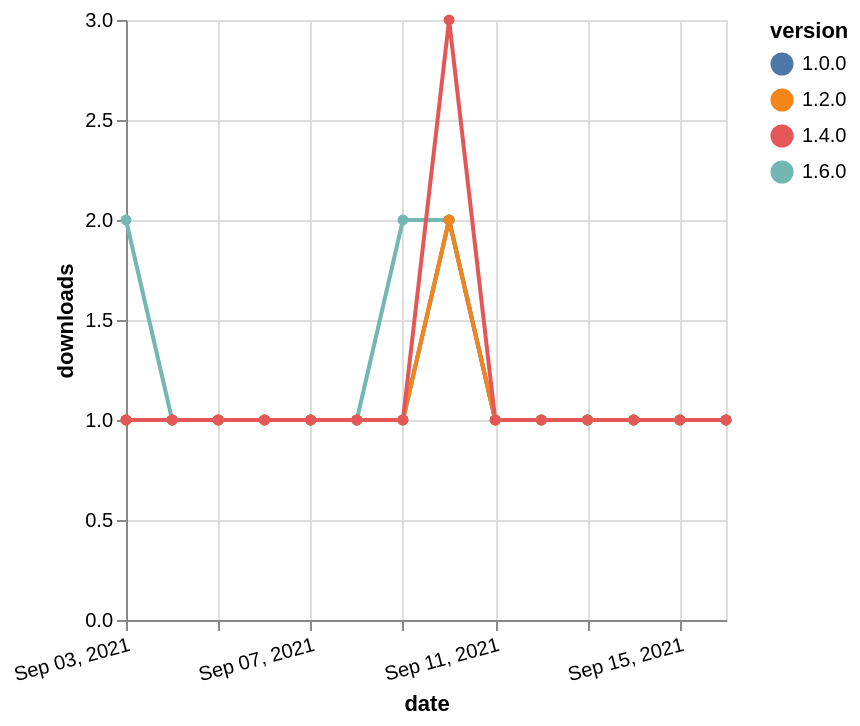

Source (Vega-Lite JSON):
### Vega-Lite specification from a JSON file in a GitHub repository (floating-point values rounded to 4 significant figures)
{"$schema": "https://vega.github.io/schema/vega-lite/v5.json", "description": "A simple bar chart with embedded data.", "data": {"values": [{"date": "2021-09-03", "total": 124, "delta": 2, "version": "1.6.0"}, {"date": "2021-09-04", "total": 125, "delta": 1, "version": "1.6.0"}, {"date": "2021-09-05", "total": 126, "delta": 1, "version": "1.6.0"}, {"date": "2021-09-06", "total": 127, "delta": 1, "version": "1.6.0"}, {"date": "2021-09-07", "total": 128, "delta": 1, "version": "1.6.0"}, {"date": "2021-09-08", "total": 129, "delta": 1, "version": "1.6.0"}, {"date": "2021-09-09", "total": 131, "delta": 2, "version": "1.6.0"}, {"date": "2021-09-10", "total": 133, "delta": 2, "version": "1.6.0"}, {"date": "2021-09-11", "total": 134, "delta": 1, "version": "1.6.0"}, {"date": "2021-09-12", "total": 135, "delta": 1, "version": "1.6.0"}, {"date": "2021-09-13", "total": 136, "delta": 1, "version": "1.6.0"}, {"date": "2021-09-14", "total": 137, "delta": 1, "version": "1.6.0"}, {"date": "2021-09-15", "total": 138, "delta": 1, "version": "1.6.0"}, {"date": "2021-09-16", "total": 139, "delta": 1, "version": "1.6.0"}, {"date": "2021-09-03", "total": 184, "delta": 1, "version": "1.0.0"}, {"date": "2021-09-04", "total": 185, "delta": 1, "version": "1.0.0"}, {"date": "2021-09-05", "total": 186, "delta": 1, "version": "1.0.0"}, {"date": "2021-09-06", "total": 187, "delta": 1, "version": "1.0.0"}, {"date": "2021-09-07", "total": 188, "delta": 1, "version": "1.0.0"}, {"date": "2021-09-08", "total": 189, "delta": 1, "version": "1.0.0"}, {"date": "2021-09-09", "total": 190, "delta": 1, "version": "1.0.0"}, {"date": "2021-09-10", "total": 192, "delta": 2, "version": "1.0.0"}, {"date": "2021-09-11", "total": 193, "delta": 1, "version": "1.0.0"}, {"date": "2021-09-12", "total": 194, "delta": 1, "version": "1.0.0"}, {"date": "2021-09-13", "total": 195, "delta": 1, "version": "1.0.0"}, {"date": "2021-09-14", "total": 196, "delta": 1, "version": "1.0.0"}, {"date": "2021-09-15", "total": 197, "delta": 1, "version": "1.0.0"}, {"date": "2021-09-16", "total": 198, "delta": 1, "version": "1.0.0"}, {"date": "2021-09-03", "total": 169, "delta": 1, "version": "1.2.0"}, {"date": "2021-09-04", "total": 170, "delta": 1, "version": "1.2.0"}, {"date": "2021-09-05", "total": 171, "delta": 1, "version": "1.2.0"}, {"date": "2021-09-06", "total": 172, "delta": 1, "version": "1.2.0"}, {"date": "2021-09-07", "total": 173, "delta": 1, "version": "1.2.0"}, {"date": "2021-09-08", "total": 174, "delta": 1, "version": "1.2.0"}, {"date": "2021-09-09", "total": 175, "delta": 1, "version": "1.2.0"}, {"date": "2021-09-10", "total": 177, "delta": 2, "version": "1.2.0"}, {"date": "2021-09-11", "total": 178, "delta": 1, "version": "1.2.0"}, {"date": "2021-09-12", "total": 179, "delta": 1, "version": "1.2.0"}, {"date": "2021-09-13", "total": 180, "delta": 1, "version": "1.2.0"}, {"date": "2021-09-14", "total": 181, "delta": 1, "version": "1.2.0"}, {"date": "2021-09-15", "total": 182, "delta": 1, "version": "1.2.0"}, {"date": "2021-09-16", "total": 183, "delta": 1, "version": "1.2.0"}, {"date": "2021-09-03", "total": 190, "delta": 1, "version": "1.4.0"}, {"date": "2021-09-04", "total": 191, "delta": 1, "version": "1.4.0"}, {"date": "2021-09-05", "total": 192, "delta": 1, "version": "1.4.0"}, {"date": "2021-09-06", "total": 193, "delta": 1, "version": "1.4.0"}, {"date": "2021-09-07", "total": 194, "delta": 1, "version": "1.4.0"}, {"date": "2021-09-08", "total": 195, "delta": 1, "version": "1.4.0"}, {"date": "2021-09-09", "total": 196, "delta": 1, "version": "1.4.0"}, {"date": "2021-09-10", "total": 199, "delta": 3, "version": "1.4.0"}, {"date": "2021-09-11", "total": 200, "delta": 1, "version": "1.4.0"}, {"date": "2021-09-12", "total": 201, "delta": 1, "version": "1.4.0"}, {"date": "2021-09-13", "total": 202, "delta": 1, "version": "1.4.0"}, {"date": "2021-09-14", "total": 203, "delta": 1, "version": "1.4.0"}, {"date": "2021-09-15", "total": 204, "delta": 1, "version": "1.4.0"}, {"date": "2021-09-16", "total": 205, "delta": 1, "version": "1.4.0"}]}, "width": "container", "mark": {"type": "line", "point": {"filled": true}}, "encoding": {"x": {"field": "date", "type": "temporal", "timeUnit": "yearmonthdate", "title": "date", "axis": {"labelAngle": -15}}, "y": {"field": "delta", "type": "quantitative", "title": "downloads"}, "color": {"field": "version", "type": "nominal"}, "tooltip": {"field": "delta"}}}
